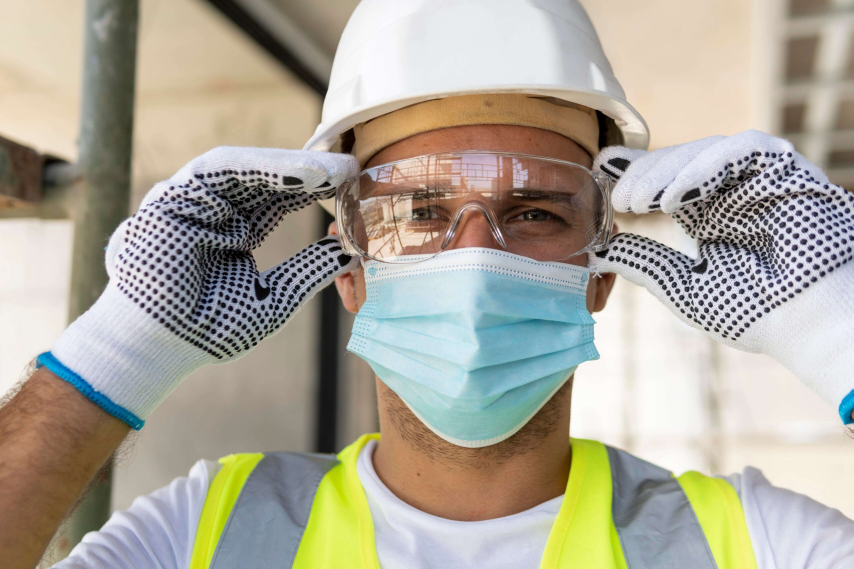
#> input picture backend/uploads/1_20261114_061846_8ce884ba.jpg, 2560 x 1707 px (shown at 1/3 size)
$ python -i detector.py   (imports and definitions only)   (older library calls are emulated)
#> lines starting #> are read from the running program, lines starting #| are printed output that depends on the picture
import gc
import io
import json
from pathlib import Path
import threading
import cv2
import numpy as np
import onnxruntime as ort
from PIL import Image, ImageOps

BAKED_ONNX = Path("/opt/ml_cache/baked_epp.onnx")
CLASSES_JSON = Path("/opt/ml_cache/classes.json")

DEFAULT_CLASSES = [
    "person",
    "hard hat",
    "safety helmet",
    "safety glasses",
    "glasses",
    "face mask",
    "surgical mask",
    "safety vest",
    "vest",
    "cell phone",
    "laptop",
    "monitor",
    # Clases "distractoras": no son EPP, pero compiten con las clases de EPP en el
    # modelo de vocabulario abierto. Así, unos ojos sin lentes se etiquetan como
    # "eyes" en lugar de "glasses", y una gorra como "baseball cap" en lugar de casco.
    "human face",
    "eyes",
    "baseball cap",
]

SPOOF_LABELS = {"cell phone", "laptop", "monitor"}
HELMET_LABELS = {"helmet", "hardhat", "hard hat", "safety helmet", "casco"}
GLASSES_LABELS = {"glasses", "safety glasses", "goggles", "lentes", "gafas"}
MASK_LABELS = {"mask", "face mask", "surgical mask", "mascarilla", "cubrebocas"}
VEST_LABELS = {"vest", "safety vest", "high visibility vest", "chaleco", "waistcoat"}
FACE_LABELS = {"human face", "face"}

PPE_KEYS = ("helmet", "glasses", "mask", "vest")

# Confianza mínima por tipo de EPP. Antes se aceptaban lentes desde 0.12 en el
# recorte de la cabeza, lo que hacía que unos ojos normales contaran como "lentes".
MIN_CONF_FULL = {"helmet": 0.25, "glasses": 0.35, "mask": 0.30, "vest": 0.16}
MIN_CONF_HEAD_CROP = {"helmet": 0.22, "glasses": 0.30, "mask": 0.25}
# Por encima de esta confianza los lentes se aceptan aunque la prueba del puente
# nasal no encuentre la montura (p. ej. lentes de seguridad sin puente visible).
GLASSES_STRONG_CONF = 0.50


# [10 lines left out: function _ppe_key, not called in this run]


def _center(b: list[float]) -> tuple[float, float]:
    return (b[0] + b[2]) / 2.0, (b[1] + b[3]) / 2.0


# [109 lines left out: functions is_plausible_location, detect_high_vis_vest_hsv, glasses_bridge_present, not called in this run]


_haar_face = None


# [22 lines left out: functions _haar_face_detector, _detect_face_haar, not called in this run]


def enhance_contrast(pil_image: Image.Image, force: bool = False, brightness_threshold: float = 95.0) -> Image.Image:
#> called with force = False, brightness_threshold = 95
    rgb = np.array(pil_image)
    lab = cv2.cvtColor(rgb, cv2.COLOR_RGB2LAB)
#> lab: shape (1707, 2560, 3); mean of channels 0, 1, 2 174, 128.7, 135.8
    l_channel, a_channel, b_channel = cv2.split(lab)
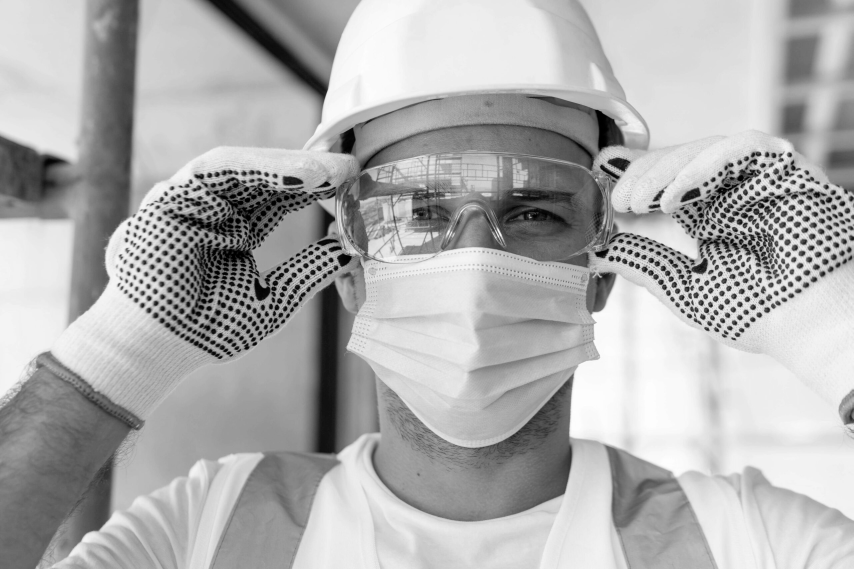
#> l_channel: shape (1707, 2560) (shown at 1/3 size); min 0, max 255, mean 174
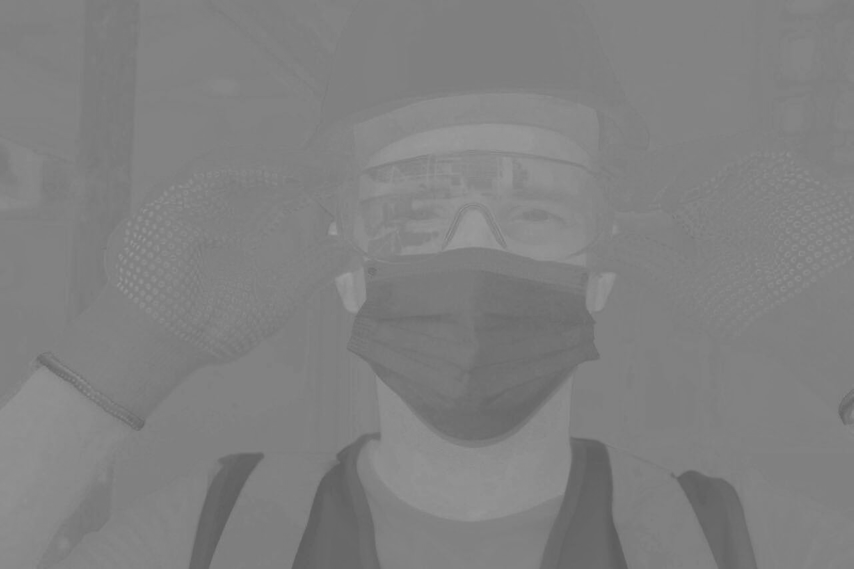
#> a_channel: shape (1707, 2560) (shown at 1/3 size); min 90, max 159, mean 128.7
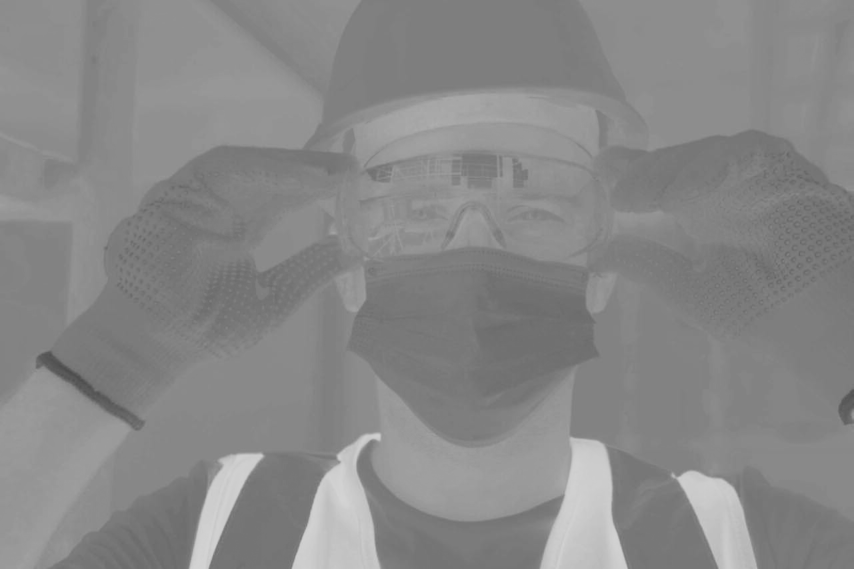
#> b_channel: shape (1707, 2560) (shown at 1/3 size); min 76, max 212, mean 135.8

    if force or float(np.mean(l_channel)) < brightness_threshold:
        clahe = cv2.createCLAHE(clipLimit=2.5, tileGridSize=(8, 8))
        l_channel = clahe.apply(l_channel)
        merged = cv2.merge((l_channel, a_channel, b_channel))
        enhanced_rgb = cv2.cvtColor(merged, cv2.COLOR_LAB2RGB)
        return Image.fromarray(enhanced_rgb)

    return pil_image


class PPEDetectorService:
    """Inferencia ONNX Runtime pura sin PyTorch (<130 MB RAM total en Render)."""

    # [299 lines left out: functions __init__, _predict_onnx, _load_image, analyze_image, analyze_frames, not called in this run]


_detector_instance: PPEDetectorService | None = None


# [5 lines left out: function get_detector, not called in this run]

>>> import cv2
>>> picture = cv2.cvtColor(cv2.imread('../../../uploads/1_20261114_061846_8ce884ba.jpg'), cv2.COLOR_BGR2RGB)
>>> result = enhance_contrast(picture)

$ run again, on backend/uploads/1_20261114_062151_67ba9183.jpg
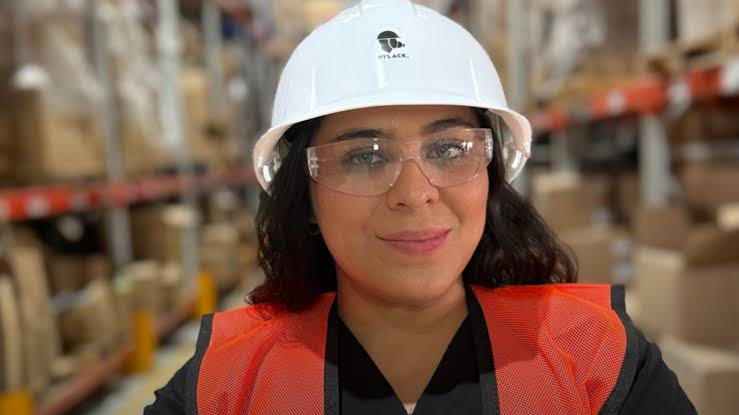
#> input picture backend/uploads/1_20261114_062151_67ba9183.jpg, 739 x 415 px
#> lab: shape (415, 739, 3); mean of channels 0, 1, 2 112, 138.4, 143.5
#> in enhance_contrast, `l_channel, a_channel, b_channel = cv2.split(lab)`:
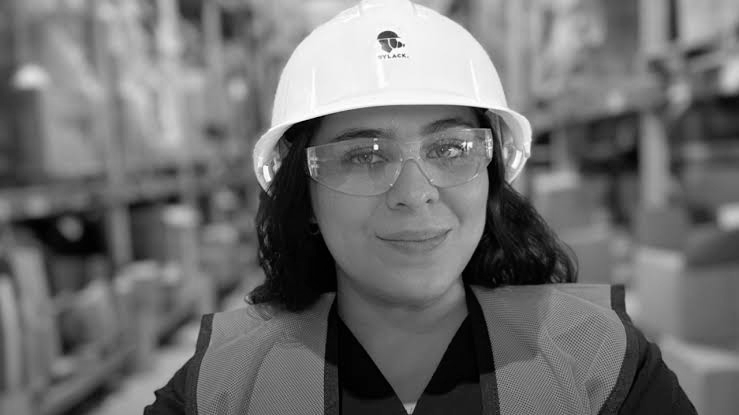
#> l_channel: shape (415, 739); min 0, max 255, mean 112
#> in enhance_contrast, `l_channel, a_channel, b_channel = cv2.split(lab)`:
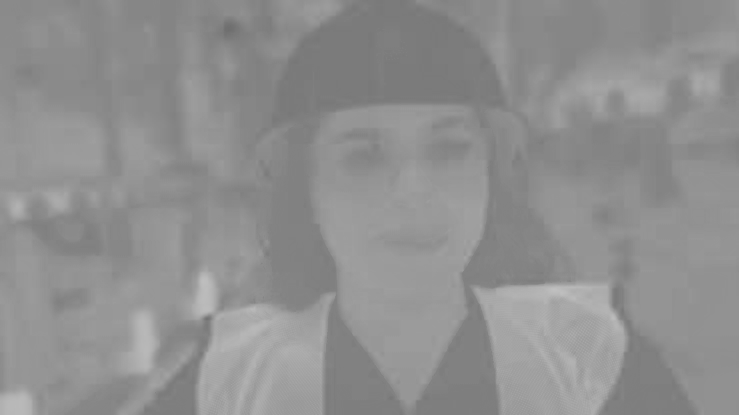
#> b_channel: shape (415, 739); min 110, max 192, mean 143.5
